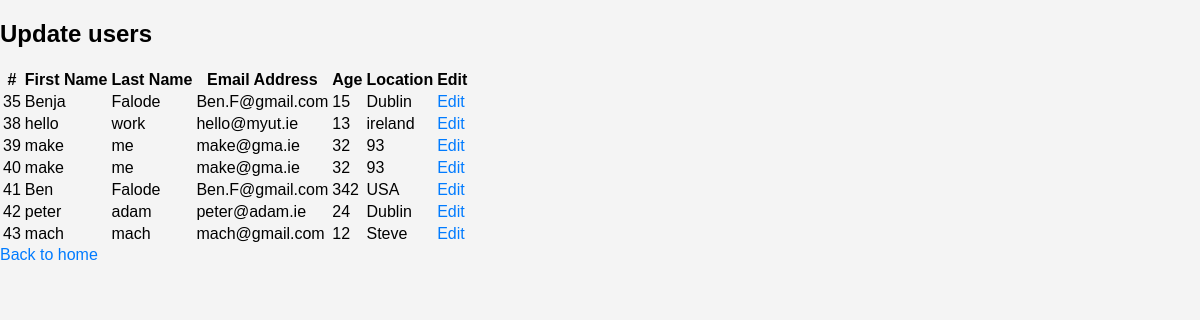
The page /admin/update.php on the database its author committed.
### tables this page shows
CREATE TABLE `users` (
  `id` int UNSIGNED NOT NULL,
  `firstname` varchar(30) NOT NULL,
  `lastname` varchar(30) NOT NULL,
  `email` varchar(50) NOT NULL,
  `age` int DEFAULT NULL,
  `location` varchar(50) DEFAULT NULL,
  `service_id` int UNSIGNED DEFAULT NULL
);

### common.php (called while the page is built)
<?php
function escape($data) {
 $data = htmlspecialchars($data, ENT_QUOTES | ENT_SUBSTITUTE, "UTF-8");
 $data = trim($data);
 $data = stripslashes($data);
return ($data);
}

### admin/update.php (the view)
<?php
try {
 require "../common.php";
 require_once '../src/DBconnect.php';
 $sql = "SELECT * FROM users";
 $statement = $connection->prepare($sql);
 $statement->execute();
 $result = $statement->fetchAll();
} catch(PDOException $error) {
 echo $sql . "<br>" . $error->getMessage();
}
?>
<?php require "templates/header.php"; ?>
<h2>Update users</h2>
<table>
 <thead>
 <tr>
 <th>#</th>
 <th>First Name</th>
 <th>Last Name</th>
 <th>Email Address</th>
 <th>Age</th>
 <th>Location</th>
 <th>Edit</th>
 </tr>
 </thead>
 <tbody>
 <?php foreach ($result as $row) : ?>
 <tr>
 <td><?php echo escape($row["id"]); ?></td>
 <td><?php echo escape($row["firstname"]); ?></td>
 <td><?php echo escape($row["lastname"]); ?></td>
 <td><?php echo escape($row["email"]); ?></td>
 <td><?php echo escape($row["age"]); ?></td>
 <td><?php echo escape($row["location"]); ?></td>
 <td><a href="update-single.php?id=<?php echo escape($row["id"]);
        ?>">Edit</a></td>
 </tr>
 <?php endforeach; ?>
 </tbody>
</table>
<a href="index.php">Back to home</a

### admin/templates/header.php (shortened to what this page needs)
<!DOCTYPE html>
<html lang="en">
 <head>
 <link rel="stylesheet" href="css/style.css" />
 </head>
 <body>

### admin/css/style.css (style rules this page uses)
body { font-family: Arial, sans-serif; margin: 0; padding: 0; background-color: #f4f4f4; }
a { text-decoration: none; color: #007bff; }

### rows shown on the page
users: id "35", firstname "Benja", lastname "Falode", email "Ben.F@gmail.com", age "15", location "Dublin"
users: id "38", firstname "hello", lastname "work", email "hello@myut.ie", age "13", location "ireland"
users: id "39", firstname "make", lastname "me", email "make@gma.ie", age "32", location "93"
users: id "40", firstname "make", lastname "me", email "make@gma.ie", age "32", location "93"
users: id "41", firstname "Ben", lastname "Falode", email "Ben.F@gmail.com", age "342", location "USA"
users: id "42", firstname "peter", lastname "adam", email "peter@adam.ie", age "24", location "Dublin"
users: id "43", firstname "mach", lastname "mach", email "mach@gmail.com", age "12", location "Steve"
